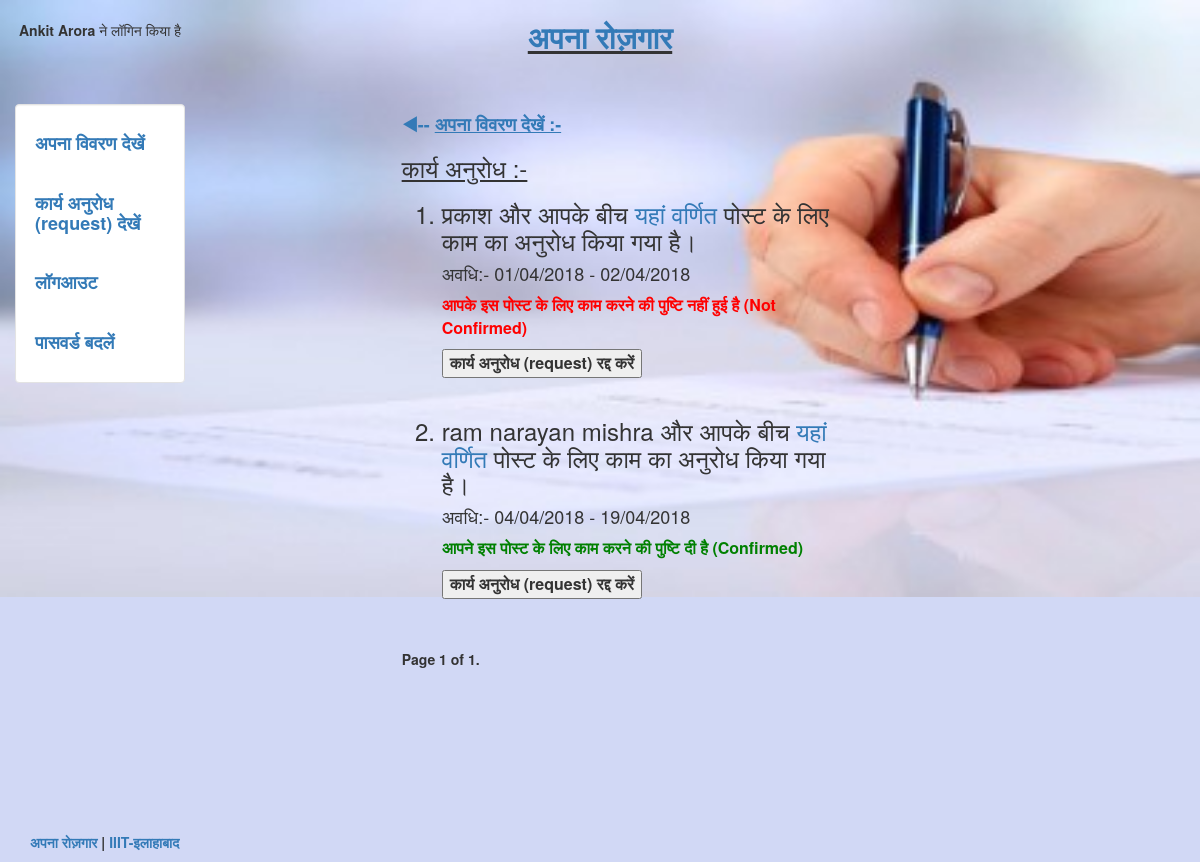
/workrequest (signed in), run on an earlier commit of the app's database.
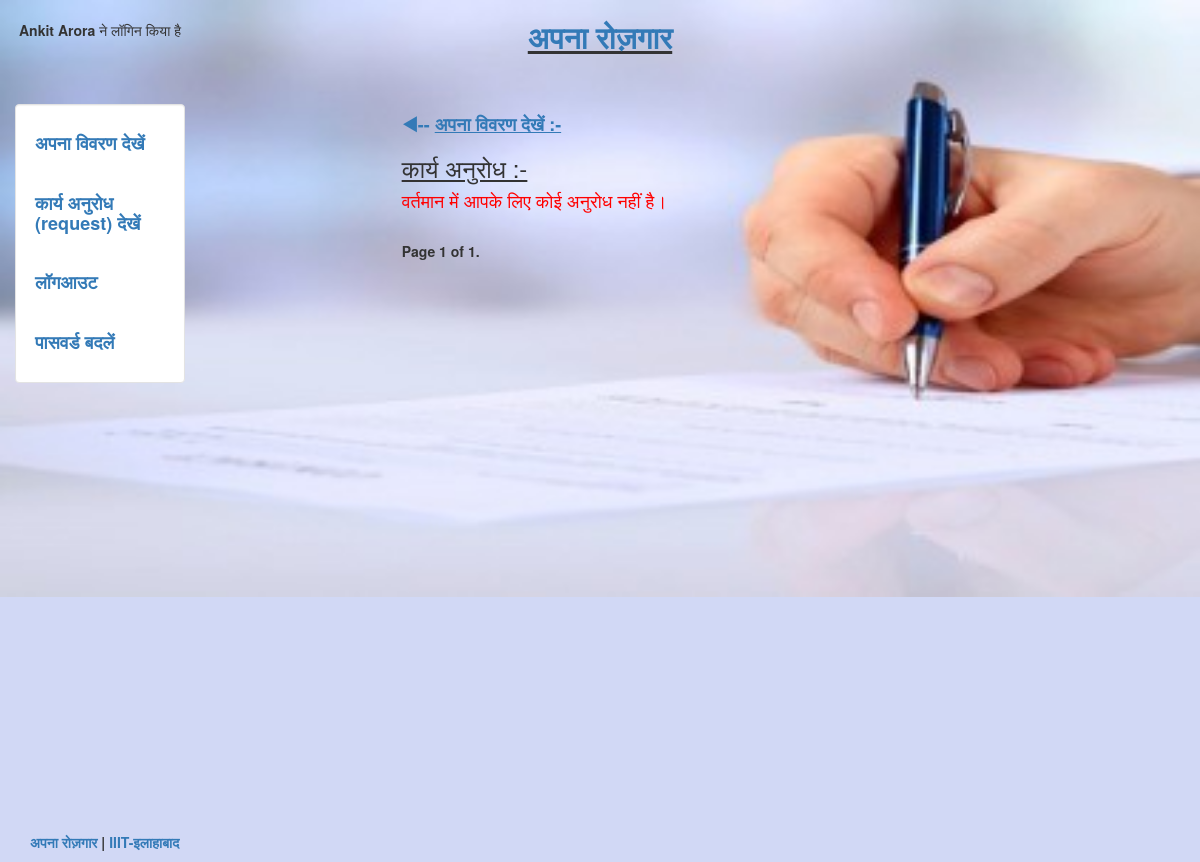
And on a later commit of the database.
### search/models.py (models this page shows)
class Status(models.Model):
	status_id=models.AutoField(primary_key=True)
	post_id=models.IntegerField(blank = True, null = True)
	user_id=models.IntegerField(blank = True, null = True)
	hirer = models.CharField(max_length = 100,blank = True, null = True)
	worker = models.CharField(max_length = 100,blank = True, null = True)
	userhirer = models.CharField(max_length = 100,blank = True, null = True)
	userworker = models.CharField(max_length = 100,blank = True, null = True)
	hirer_status = models.IntegerField(blank = True, null = True)
	worker_status = models.IntegerField(blank = True, null = True)
	confirm=models.CharField(max_length = 2,blank = True, null = True)
	temp=models.CharField(max_length = 2,blank = True, null = True)
	start_date = models.DateField(blank = True, null = True)
	end_date = models.DateField(blank = True, null = True)
	done=models.CharField(max_length = 2,blank = True, null = True)

### login/views.py (the view, shortened to what this page needs)
# urls.py: url(r'^workrequest',workrequest,name = 'workrequest'),
def workrequest(request):
	if request.method=="POST" and ('hhire' in request.POST or 'hchire' in request.POST ):
		post_id=request.POST.get('post_id')
		user_id=request.POST.get('user_id')
		start_date=request.POST.get('start_date')
		end_date=request.POST.get('end_date')
		page=request.POST.get('page')
		pq=Status.objects.filter(post_id=post_id,user_id=user_id)
		warn=""
		if len(pq)!=0:
			for pqr in pq:
				if 'hhire' in request.POST :
					r=Status.objects.filter(user_id=user_id,confirm='a')
					p=r.filter(Q(start_date__lte=end_date,start_date__gte=start_date)|Q(end_date__lte=end_date,end_date__gte=start_date))
					if len(p)==0:
						pqr.hirer_status=user_id
						pqr.confirm='a'
						pqr.save()
					else:
						warn="अब मजदूर इस तिथि पर उपलब्ध नहीं है।"
				if 'hchire' in request.POST :
					pqr.delete()
		data=Status.objects.filter(userhirer=request.user.username)
		for select in data:
			if select.worker_status==select.post_id and select.hirer_status==select.user_id:
				select.temp='a'
				select.save()
			elif select.worker_status==select.post_id:
				select.temp='c'
				select.save()
			elif select.hirer_status==select.user_id:
				select.temp='b'
				select.save()
			else:
				select.temp='d'
				select.save()
		if len(data)==0:
			warn="वर्तमान में आपके लिए कोई अनुरोध नहीं है।"
		pag = Paginator(data,3)
		p = pag.page(int(page))
		return render(request,'search/workrequest.html',{'data':p,'warn':warn})
	else:
		value=LoginAs.objects.get(username=request.user.username)
		if value.loginas=="worker":
			data=Status.objects.filter(userworker=request.user.username)
			for select in data:
				if select.worker_status==select.post_id and select.hirer_status==select.user_id:
					select.temp='a'
					select.save()
				elif select.worker_status==select.post_id:
					select.temp='b'
					select.save()
				elif select.hirer_status==select.user_id:
					select.temp='c'
					select.save()
				else:
					select.temp='d'
					select.save()
			warn=""
			if len(data)==0:
				warn="वर्तमान में आपके लिए कोई अनुरोध नहीं है।"
			pag = Paginator(data,3)
			page = request.GET.get('page',None)
			if not page:
				page='1'
			p = pag.page(int(page))
			return render(request,'worker/workrequest.html',{'data':p,'warn':warn})

### worker/templates/worker/workrequest.html (shortened to what this page needs)
{% extends "login/header.html" %}
{% block content %}
<div class ='col-sm-6 col-sm-offset-2'>
  <link rel="stylesheet" href="https://cdnjs.cloudflare.com/ajax/libs/font-awesome/4.7.0/css/font-awesome.min.css">
  <h4><b><a href='/view'>&#9664;-- <u>अपना विवरण देखें :-</u></a></li></b></h4>
     <h3><u>कार्य अनुरोध :-</u></h3>
      <h4><font color="red"> {{ warn }}</font></h4>
    <ol>
     {% for data1 in data %}
     <h3><li>{{data1.hirer}} और आपके बीच <a href="/detailpost/?data={{data1.post_id}}">यहां वर्णित </a>पोस्ट के लिए काम का अनुरोध किया गया है।</li></h3>
     <h4> अवधि:- {{data1.start_date|date:"d/m/20y"}} - {{data1.end_date|date:"d/m/20y"}}</h4>
     <form method="POST" action="/workrequest">
     <font size = 3.5>
     {%if "a" in data1.temp %}
     <font color = "green"><p><b>आपने इस पोस्ट के लिए काम करने की पुष्टि दी है (Confirmed)</b></p></font>
     <b><button type="submit" name = 'wchire' >कार्य अनुरोध (request) रद्द करें</button>
     {%endif%}
     {%if "b" in data1.temp %}
     <font color = "red"><p><b>आपके इस पोस्ट के लिए काम करने की पुष्टि नहीं हुई है (Not Confirmed)</b></p></font>
     <b><button type="submit" name = 'wchire' >कार्य अनुरोध (request) रद्द करें</button>
    {%endif%}
   </b>
 </font>
  </form>
     <br>
     {% endfor %}
   </ol>
     <b>
  <div class="pagination">
    <span class="step-links">
        <span class="current">
            Page {{ data.number }} of {{ data.paginator.num_pages }}.
        </span>
    </span>
</div>
  <b>
</div>
{% endblock %}

### login/templates/login/header.html (shortened to what this page needs)
<!DOCTYPE html>
<html lang="en">
 <head>
   {% load staticfiles %}
   <link rel="stylesheet" href="{% static 'login/css/bootstrap.min.css' %}" type = "text/css"/>
   <link rel="stylesheet" href="{% static 'login/css/new.css' %}" type = "text/css"/>
  </head>
<body class="body" style="background-color:#D1D8F5">
  <img  class = 'bg' src = "{% static 'login/img/img2.jpg' %}">
	<div class="container-fluid" style="min-height:94% ">
		<div class="row">
			  <div class="col-sm-2">
				<br>
				  <center>
					{% if request.user.username %}
				  	<p><b> {{request.user.first_name}}</b> ने लॉगिन किया है</p>
					{% endif %}
				  </center>
			  </div>
			    <div class="col-sm-8">
				  <center>
				  <h2><b><u><a href="/about">अपना रोज़गार</a></b></u></h2>
				  </center>
			    </div>
		</div>
		<div class="row">
		  <div class="col-sm-2">
			<div class="well bs-sidebar" id="sidebar" style="background-color:#fff">
			  <ul class="nav nav-pills nav-stacked">
			  	{% if request.user.username %}
			  	<h4><b><li><a href = '/view'>अपना विवरण देखें</a></li></b></h4><br>
			  	<h4><b><li><a href = '/workrequest'>कार्य अनुरोध (request) देखें</a></li></b></h4><br>
			  	<h4><b><li><a href='/logout'>लॉगआउट</a></li></b></h4><br>
                <h4><b> <li><a href = '/change_password'>पासवर्ड बदलें</a></li></b></h4>
			  	{%else%}
				<h4><b><li><a href='/login'>लॉग इन करें</a></li></b></h4><br>
				<h4><b><li><a href='/register'>रजिस्टर करे</a></li></b></h4><br>
                                <h4><b><li><a href='/forgot_password'>पासवर्ड भूल गए?</a></li></b></h4>
				{%endif%}
			  </ul>
			</div>
		  </div>
		  <div class="col-sm-10">
			<div class='container-fluid'>
			   {% block content %}
			   {% endblock %}
			</div>
		  </div>
		</div>
	</div>
  <br>
  <br>
	  <footer>
         <br>
         <br>
		<div class="container-fluid" style='margin-left:15px'>
			<p><a href="/about" target="blank">अपना रोज़गार</a> | <a href="https://www.iiita.ac.in/" target="blank">IIIT-इलाहाबाद</a></p>
		</div>
	  </footer>
</body>
</html>

### login/templates/login/header.html (style rules this page uses)
html, body { height:100% }
.bg { position: absolute; width: 100%; z-index: 0; }

What changed in the data, as far as the page shows it:
removed Status: hirer "प्रकाश", start_date "01/04/2018", end_date "02/04/2018", shows "आपके इस पोस्ट के लिए काम करने की पुष्टि नहीं हुई है (Not Confirmed)", temp "कार्य अनुरोध (request) रद्द करें"
removed Status: hirer "ram narayan mishra", start_date "04/04/2018", end_date "19/04/2018", shows "आपने इस पोस्ट के लिए काम करने की पुष्टि दी है (Confirmed)", temp "कार्य अनुरोध (request) रद्द करें"
Also different on the page:
{{ warn }}: (not shown) → "वर्तमान में आपके लिए कोई अनुरोध नहीं है।"
